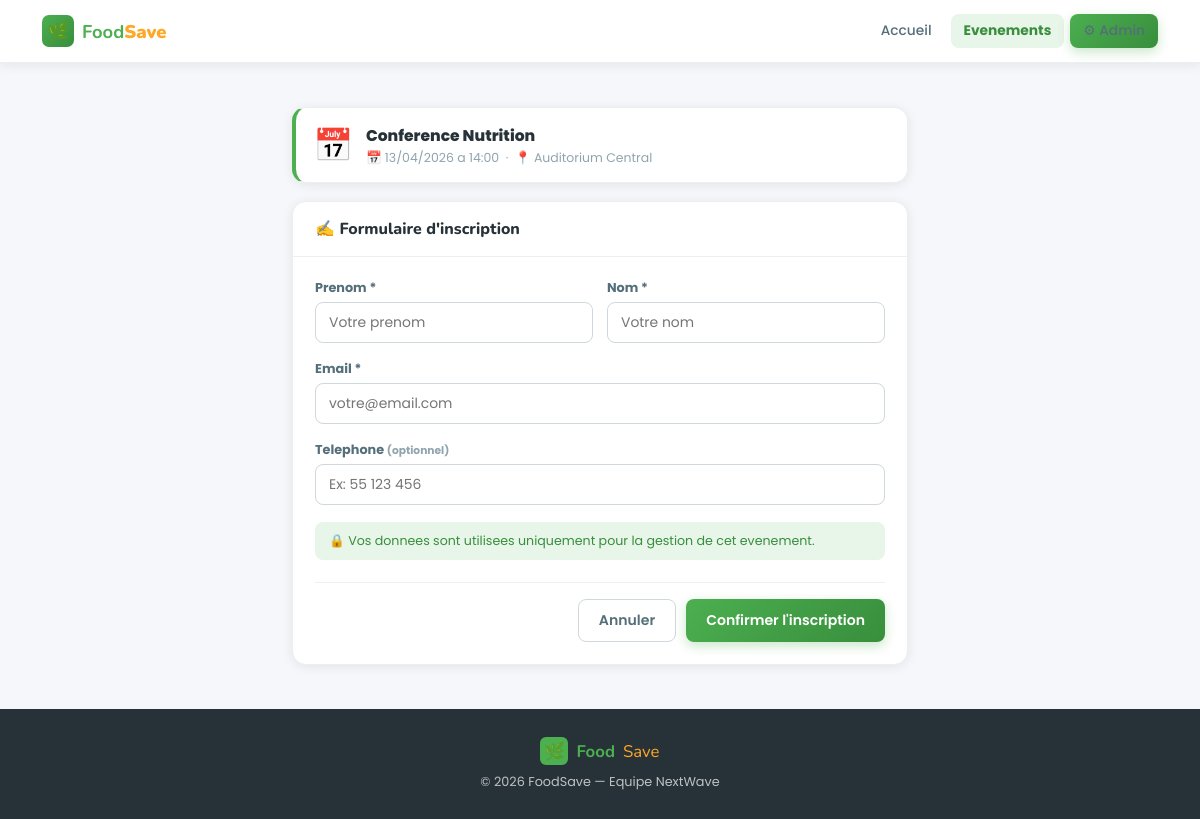
/app/views/front/inscription.php?id=2, run on the app's committed database.
### tables this page shows
CREATE TABLE evenements (
    id           INT AUTO_INCREMENT PRIMARY KEY,
    titre        VARCHAR(150) NOT NULL,
    categorie    VARCHAR(80)  NOT NULL,
    statut       ENUM('upcoming','ongoing','past') NOT NULL DEFAULT 'upcoming',
    date_event   DATE         NOT NULL,
    heure        TIME         NOT NULL,
    lieu         VARCHAR(200) NOT NULL,
    organisateur VARCHAR(100) NOT NULL,
    capacite     INT          NOT NULL DEFAULT 50,
    description  TEXT,
    created_at   DATETIME     DEFAULT CURRENT_TIMESTAMP
);

### config/database.php (called while the page is built, shortened)
<?php
class Database {
    private static $instance = null;
    public static function getConnection() {
        if (self::$instance === null) {
            $dsn = 'mysql:host='.DB_HOST.';dbname='.DB_NAME.';charset='.DB_CHARSET;
            try {
                self::$instance = new PDO($dsn, DB_USER, DB_PASS, [
                    PDO::ATTR_ERRMODE            => PDO::ERRMODE_EXCEPTION,
                    PDO::ATTR_DEFAULT_FETCH_MODE => PDO::FETCH_ASSOC,
                    PDO::ATTR_EMULATE_PREPARES   => false,
                ]);
            } catch (PDOException $e) {
                die('<div style="padding:30px;font-family:sans-serif;background:#ffebee;color:#c62828;border-left:5px solid #ef5350;border-radius:8px;margin:20px">
                    <strong>Erreur PDO :</strong> '.htmlspecialchars($e->getMessage()).'<br>
                    <small>Verifiez config/database.php</small></div>');
            }
        }
        return self::$instance;
    }
}

### app/models/EvenementModel.php (called while the page is built, shortened)
<?php
require_once __DIR__ . '/../../config/database.php';
class EvenementModel {
    private $db;
    public function __construct() {
        $this->db = Database::getConnection();
    }
    public function findById($id) {
        $stmt = $this->db->prepare("SELECT * FROM evenements WHERE id = :id LIMIT 1");
        $stmt->execute([':id' => (int)$id]);
        return $stmt->fetch();
    }
}

### app/views/front/inscription.php (the view, shortened to what this page needs)
<?php
require_once __DIR__ . '/../../../config/database.php';
require_once __DIR__ . '/../../models/EvenementModel.php';
$evMdl  = new EvenementModel();
$id     = (int)($_GET['id'] ?? 0);
$ev     = $evMdl->findById($id);
$p      = [];
?>
<!DOCTYPE html>
<html lang="fr">
<head>
<link rel="stylesheet" href="../../../public/css/style.css">
</head>
<body style="background:var(--g100);display:flex;flex-direction:column;min-height:100vh">
<nav class="front-nav">
  <div class="fn-inner">
    <a href="accueil.php" class="fn-brand"><div class="bi">🌿</div><span><strong>Food</strong><em>Save</em></span></a>
    <div class="fn-links">
      <a href="accueil.php">Accueil</a>
      <a href="evenements.php" class="on">Evenements</a>
      <a href="../back/evenements.php" class="btn btn-primary btn-sm">⚙ Admin</a>
    </div>
  </div>
</nav>
<section class="f-section" style="flex:1">
  <div class="f-container" style="max-width:660px">
    <div class="card" style="margin-bottom:18px;border-left:4px solid var(--green)">
      <div class="card-body" style="padding:13px 17px;display:flex;gap:13px;align-items:center">
        <div style="font-size:2rem">📅</div>
        <div>
          <div style="font-weight:800;font-size:.97rem"><?= htmlspecialchars($ev['titre']) ?></div>
          <div style="font-size:.78rem;color:var(--g500);margin-top:2px">
            📅 <?= date('d/m/Y',strtotime($ev['date_event'])) ?> a <?= substr($ev['heure'],0,5) ?>
            &nbsp;·&nbsp; 📍 <?= htmlspecialchars($ev['lieu']) ?>
          </div>
        </div>
      </div>
    </div>
    <div class="card">
      <div class="card-header"><span class="card-title">✍ Formulaire d'inscription</span></div>
      <div class="card-body">
        <form method="POST" action="inscription.php?id=<?= $id ?>" id="ins-form" novalidate>
          <div class="form-row">
            <div class="form-group">
              <label for="prenom">Prenom *</label>
              <input type="text" id="prenom" name="prenom"
                     value="<?= htmlspecialchars($p['prenom'] ?? '') ?>"
                     placeholder="Votre prenom"
                     data-validate="required|letters|minlen:2|maxlen:100">
            </div>
            <div class="form-group">
              <label for="nom">Nom *</label>
              <input type="text" id="nom" name="nom"
                     value="<?= htmlspecialchars($p['nom'] ?? '') ?>"
                     placeholder="Votre nom"
                     data-validate="required|letters|minlen:2|maxlen:100">
            </div>
          </div>
          <div class="form-group">
            <label for="email">Email *</label>
            <input type="text" id="email" name="email"
                   value="<?= htmlspecialchars($p['email'] ?? '') ?>"
                   placeholder="votre@email.com"
                   data-validate="required|email">
          </div>
          <div class="form-group">
            <label for="telephone">Telephone <small style="color:var(--g500)">(optionnel)</small></label>
            <input type="text" id="telephone" name="telephone"
                   value="<?= htmlspecialchars($p['telephone'] ?? '') ?>"
                   placeholder="Ex: 55 123 456"
                   data-validate="phone">
          </div>
          <div style="background:var(--green-bg);border-radius:8px;padding:10px 14px;margin-bottom:16px;font-size:.79rem;color:var(--green-d)">
            🔒 Vos donnees sont utilisees uniquement pour la gestion de cet evenement.
          </div>
          <div class="form-actions">
            <a href="ev_detail.php?id=<?= $id ?>" class="btn btn-outline">Annuler</a>
            <button type="submit" class="btn btn-primary">Confirmer l'inscription</button>
          </div>
        </form>
      </div>
    </div>
  </div>
</section>
<footer class="front-foot">
  <div class="ff-brand"><div style="width:28px;height:28px;background:var(--green);border-radius:6px;display:flex;align-items:center;justify-content:center">🌿</div><strong>Food</strong><em>Save</em></div>
  <p>© 2026 FoodSave — Equipe NextWave</p>
</footer>
</body>
</html>

### public/css/style.css (style rules this page uses)
:root { --green: #4CAF50; --green-d: #388E3C; --green-bg: #E8F5E9; --orange: #FFA726; --orange-d: #EF6C00; --orange-bg: #FFF3E0; --white: #FFFFFF; --g100: #F5F7FA; --g200: #ECEFF1; --g300: #CFD8DC; --g500: #90A4AE; --g700: #546E7A; --g900: #263238; --shadow: 0 2px 12px rgba(0,0,0,0.08); --shadow-md: 0 8px 28px rgba(0,0,0,0.13); --r: 14px; --r-sm: 8px; --tr: all .22s cubic-bezier(.4,0,.2,1); --fh: 'Nunito', sans-serif; --fb: 'Poppins', sans-serif; }
*, *::before, *::after { box-sizing:border-box; margin:0; padding:0; }
html { font-size:16px; scroll-behavior:smooth; }
body { font-family:var(--fb); color:var(--g900); background:var(--g100); }
a { text-decoration:none; }
.btn { display:inline-flex; align-items:center; gap:7px; padding:10px 20px; border-radius:var(--r-sm); font-family:var(--fb); font-size:.88rem; font-weight:600; cursor:pointer; border:none; transition:var(--tr); white-space:nowrap; }
.btn-primary { background:linear-gradient(135deg,var(--green),var(--green-d)); color:#fff; box-shadow:0 4px 12px rgba(76,175,80,.3); }
.btn-outline { background:transparent; color:var(--g700); border:1.5px solid var(--g300); }
.btn-sm { padding:6px 13px; font-size:.8rem; }
.card { background:var(--white); border-radius:var(--r); border:1px solid var(--g200); box-shadow:var(--shadow); overflow:hidden; }
.card-header { padding:16px 22px; border-bottom:1px solid var(--g200); display:flex; align-items:center; justify-content:space-between; gap:12px; }
.card-title { font-family:var(--fh); font-size:1rem; font-weight:800; }
.card-body { padding:22px; }
.form-group { margin-bottom:17px; }
.form-row { display:grid; grid-template-columns:1fr 1fr; gap:14px; }
label { display:block; font-size:.8rem; font-weight:700; color:var(--g700); margin-bottom:5px; }
input, select, textarea { width:100%; padding:9px 13px; border:1.5px solid var(--g300); border-radius:var(--r-sm); font-family:var(--fb); font-size:.87rem; color:var(--g900); background:var(--white); outline:none; transition:var(--tr); }
.form-actions { display:flex; gap:10px; justify-content:flex-end; margin-top:22px; padding-top:16px; border-top:1px solid var(--g200); }
.front-nav { background:var(--white); border-bottom:1px solid var(--g200); box-shadow:var(--shadow); position:sticky; top:0; z-index:100; }
.fn-inner { max-width:1160px; margin:0 auto; padding:0 22px; height:62px; display:flex; align-items:center; justify-content:space-between; gap:18px; }
.fn-brand { display:flex; align-items:center; gap:8px; color:var(--g900); font-family:var(--fh); font-size:1.15rem; font-weight:900; }
.fn-brand .bi { width:32px; height:32px; background:linear-gradient(135deg,var(--green),var(--green-d)); border-radius:7px; display:flex; align-items:center; justify-content:center; font-size:17px; }
.fn-brand strong { color:var(--green); }
.fn-brand em { color:var(--orange); font-style:normal; }
.fn-links { display:flex; align-items:center; gap:6px; }
.fn-links a { padding:7px 13px; border-radius:var(--r-sm); color:var(--g700); font-size:.86rem; font-weight:500; transition:var(--tr); }
.fn-links a:hover, .fn-links a.on { background:var(--green-bg); color:var(--green-d); font-weight:700; }
.f-section { padding:44px 0; }
.f-container { max-width:1160px; margin:0 auto; padding:0 22px; }
.front-foot { background:var(--g900); color:rgba(255,255,255,.7); padding:28px 22px; margin-top:auto; text-align:center; }
.ff-brand { display:flex; align-items:center; justify-content:center; gap:8px; margin-bottom:8px; font-family:var(--fh); font-size:1.05rem; }
.ff-brand strong { color:var(--green); }
.ff-brand em { color:var(--orange); font-style:normal; }
.front-foot p { font-size:.8rem; }

### data on the page
evenements: titre "Conference Nutrition", date_event "13/04/2026", heure "14:00", lieu "Auditorium Central"
